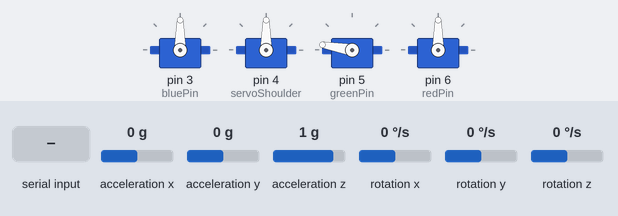
This sketch was run on a simulated Arduino Uno, built with avr-gcc and run on an emulated ATmega328P. Parts: 4 × servo. The test bench sets the inputs (shaded band); at power-on: acceleration x 0 g, acceleration y 0 g, acceleration z 1 g, rotation x 0 °/s, rotation y 0 °/s, rotation z 0 °/s.

Above: at 1.2 s.
1.3 s: acceleration x set to -1.4 g
At 2.5 s:
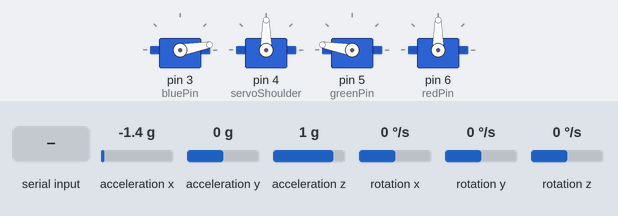
2.8 s: "O" received over the second serial link
At 4.0 s:
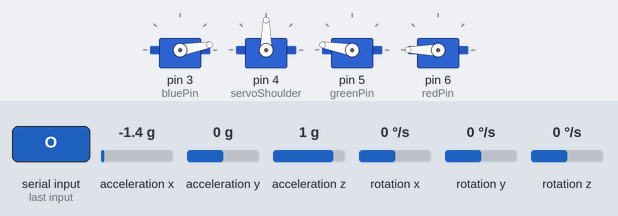
4.3 s: acceleration y set to -1.4 g
At 5.0 s:
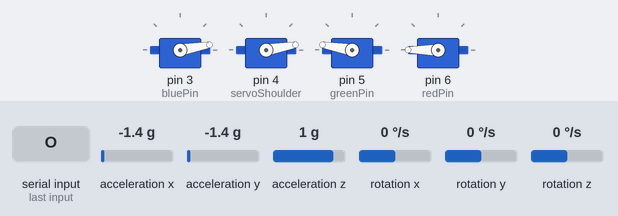
5.8 s: acceleration z set to -1.4 g
At 6.5 s:
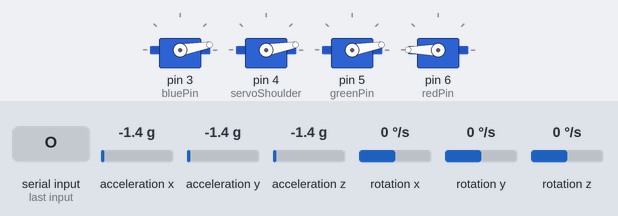
7.3 s: "C" received over the second serial link
At 8.5 s:
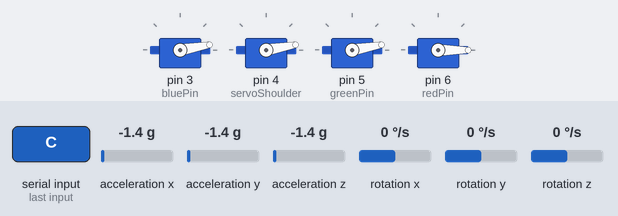
8.8 s: "R" received over the second serial link
At 10.0 s:
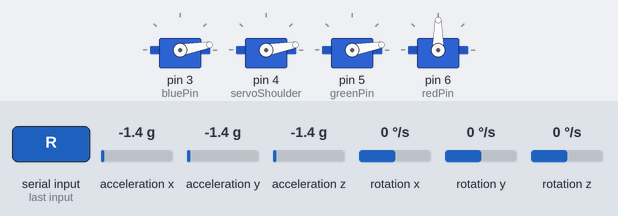
Timing chart, 0 to 11.3 s (numbered marks = the images above; inputs shaded):
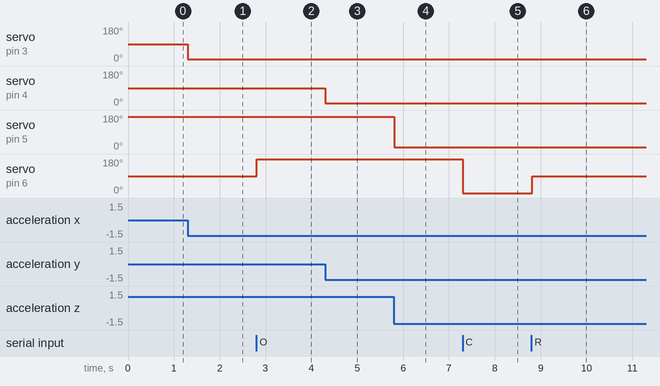

The sketch:

Very_powerful_robotic_arm_controllable_with_Bluetooth.ino
```cpp
#include <SoftwareSerial.h>  // Libreria per la comunicazione seriale con modulo Bluetooth
#include <Wire.h>            // Libreria per comunicazione I2C
#include <MPU6050.h>         // Libreria per il sensore MPU6050
#include <Servo.h>           // Libreria per i servomotori

// Inizializzazione del modulo Bluetooth
SoftwareSerial bluetooth(10, 11);  // Pin RX, TX

// Inizializzazione del sensore MPU6050
MPU6050 mpu;

// Dichiarazione dei servomotori
Servo servoBase, servoShoulder, servoElbow, servoGripper;

// Angoli per i movimenti dei servomotori
int angleBase = 90;
int angleShoulder = 90;
int angleElbow = 90;
int angleGripper = 90;

// LED RGB
const int redPin = 6;
const int greenPin = 5;
const int bluePin = 3;

// Variabile per il comando Bluetooth
char bluetoothCommand;

void setup() {
  Serial.begin(9600);
  bluetooth.begin(9600);  // Inizia la comunicazione Bluetooth
  Wire.begin();            // Inizia la comunicazione I2C
  mpu.initialize();        // Inizializza il sensore MPU6050

  // Collegamento dei servomotori ai pin
  servoBase.attach(3);
  servoShoulder.attach(4);
  servoElbow.attach(5);
  servoGripper.attach(6);

  // Inizializzazione dei pin LED RGB
  pinMode(redPin, OUTPUT);
  pinMode(greenPin, OUTPUT);
  pinMode(bluePin, OUTPUT);

  // Posizione di default dei servomotori
  resetPosition();
}

void loop() {
  handleBluetoothCommands();  // Gestisci i comandi Bluetooth
  handleGestures();           // Gestisci i gesti tramite MPU6050
  delay(10);                  // Ritardo per stabilità
}

// Funzione per gestione dei comandi Bluetooth
void handleBluetoothCommands() {
  if (bluetooth.available()) {
    bluetoothCommand = bluetooth.read();

    switch (bluetoothCommand) {
      case 'O':  // Apri pinza
        angleGripper = 180;
        servoGripper.write(angleGripper);
        break;
      case 'C':  // Chiudi pinza
        angleGripper = 0;
        servoGripper.write(angleGripper);
        break;
      case 'R':  // Reset posizione
        resetPosition();
        break;
      default:
        break;
    }
  }
}

// Funzione per interpretare i movimenti del sensore MPU6050
void handleGestures() {
  int16_t ax, ay, az;
  mpu.getAcceleration(&ax, &ay, &az);

  angleBase = map(ax, -17000, 17000, 0, 180);
  angleShoulder = map(ay, -17000, 17000, 0, 180);
  angleElbow = map(az, -17000, 17000, 0, 180);

  servoBase.write(constrain(angleBase, 10, 170));
  servoShoulder.write(constrain(angleShoulder, 10, 170));
  servoElbow.write(constrain(angleElbow, 10, 170));

  updateLED();  // Aggiorna LED RGB in base alla posizione
}

// Funzione per aggiornare i colori del LED RGB
void updateLED() {
  if (angleBase < 45) {
    setLED(255, 0, 0); // Rosso: inclinato a sinistra
  } else if (angleBase > 135) {
    setLED(0, 0, 255); // Blu: inclinato a destra
  } else {
    setLED(0, 255, 0); // Verde: posizione centrale
  }
}

// Funzione per impostare i colori del LED
void setLED(int red, int green, int blue) {
  analogWrite(redPin, red);
  analogWrite(greenPin, green);
  analogWrite(bluePin, blue);
}

// Funzione per reimpostare i servomotori alla posizione iniziale
void resetPosition() {
  angleBase = 90;
  angleShoulder = 90;
  angleElbow = 90;
  angleGripper = 90;

  servoBase.write(angleBase);
  servoShoulder.write(angleShoulder);
  servoElbow.write(angleElbow);
  servoGripper.write(angleGripper);
  setLED(255, 255, 255);  // Bianco: posizione di reset
}
```

Measured:
- after the input at 1.3 s, servo on pin 3 (bluePin): 90° → 10° at once
- after the input at 2.8 s, servo on pin 6 (redPin): 90° → 180° at once
- after the input at 4.3 s, servo on pin 4 (servoShoulder): 90° → 10° at once
- after the input at 5.8 s, servo on pin 5 (greenPin): 170° → 10° at once
- after the input at 7.3 s, servo on pin 6 (redPin): 180° → 0° at once
- after the input at 8.8 s, servo on pin 6 (redPin): 0° → 90° at once
